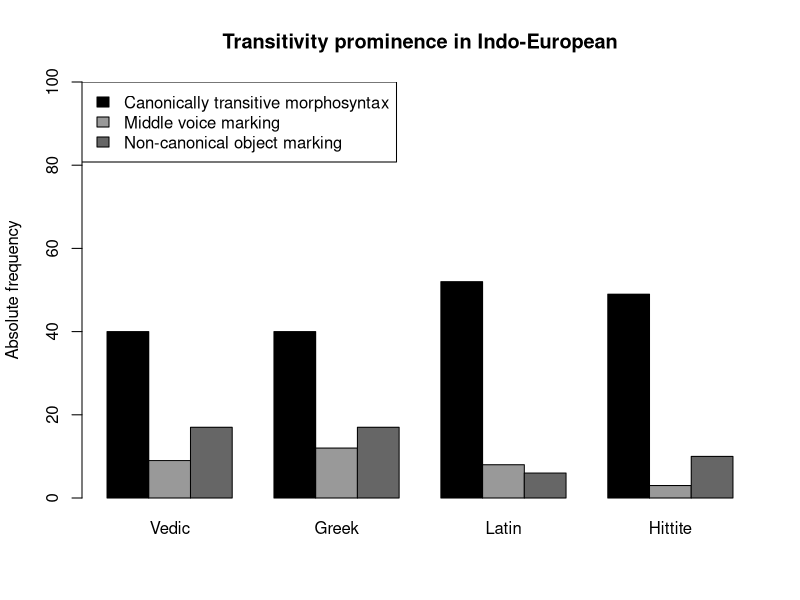
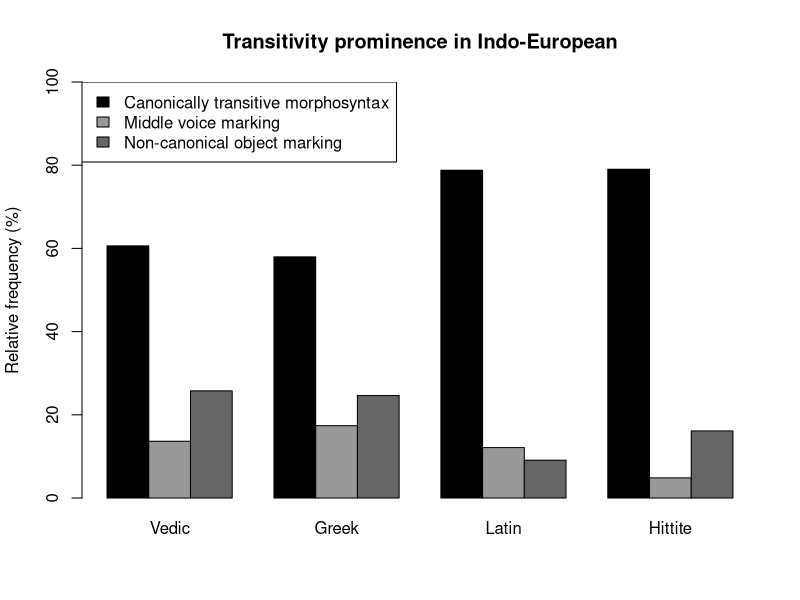
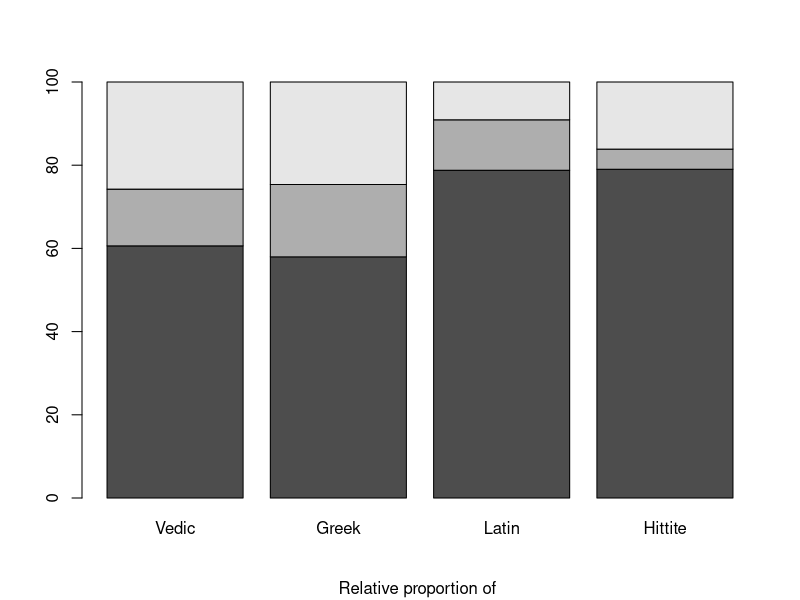

The R script that drew these images, in order:
# Make a matrix of transitivity prominence values based on Haspelmath's (2015) verb list

TransProm <- matrix(c(40, 40, 52, 49, 9, 12, 8, 3, 17, 17, 6, 10), ncol = 4, byrow = TRUE)

# Add colnames and rownames

colnames(TransProm) <- c("Vedic", "Greek", "Latin", "Hittite")
rownames(TransProm) <- c("Canonical verbs", "Middle voice", "Non-canonical object")

# Check matrix

TransProm

#Make barplot

barplot(TransProm, ylim = range(0:100), main = "Transitivity prominence in Indo-European", ylab = "Absolute frequency", col = c("black", "grey60", "grey40"), beside = TRUE)
legend("topleft", fill = c("black","grey60", "grey40"), legend=c("Canonically transitive morphosyntax", "Middle voice marking", "Non-canonical object marking"))

#Make barplot of relative proportions

TransPromProportion <- prop.table(TransProm, 2)*100
TransPromProportion

barplot(TransPromProportion, ylim = range(0:100), main = "Transitivity prominence in Indo-European", ylab = "Relative frequency (%)", col = c("black", "grey60", "grey40"), beside = TRUE)
legend("topleft", fill = c("black","grey60", "grey40"), legend=c("Canonically transitive morphosyntax", "Middle voice marking", "Non-canonical object marking"))

# chisquare test of TransProm

chisq.test(TransProm)

# Get expected values

chisq.test(TransProm)$expected

#Fisher test of observed values
#Canonical verb frames

VedicCanVerbs <- matrix(c(40, 141, 26, 56), ncol = 2, byrow = TRUE)
fisher.test(VedicCanVerbs, alternative = "less")

GreekCanVerbs <- matrix(c(40, 141, 29, 53), ncol = 2, byrow = TRUE)
fisher.test(GreekCanVerbs, alternative = "less")

LatinCanVerbs<- matrix(c(52, 129, 14, 68), ncol = 2, byrow = TRUE)
fisher.test(LatinCanVerbs, alternative = "greater")

HittiteCanVerbs <- matrix(c(49, 132, 13, 69), ncol = 2, byrow = TRUE)
fisher.test(HittiteCanVerbs, alternative = "greater")

#Middle verb forms

VedicMiddleVerbs <- matrix(c(9, 23, 57, 174), ncol = 2, byrow = TRUE)
fisher.test(VedicMiddleVerbs, alternative = "greater")

GreekMiddleVerbs <- matrix(c(12, 20, 57, 174), ncol = 2, byrow = TRUE)
fisher.test(GreekMiddleVerbs, alternative = "greater")

LatinMiddleVerbs <- matrix(c(8, 24, 58, 173), ncol = 2, byrow = TRUE)
fisher.test(LatinMiddleVerbs, alternative = "less")

HittiteMiddleVerbs <- matrix(c(3, 29, 59, 179), ncol = 2, byrow = TRUE)
fisher.test(HittiteMiddleVerbs, alternative = "less")

#Non-canonical objects

VedicNonCanObj <- matrix(c(17, 33, 49, 164), ncol = 2, byrow = TRUE)
fisher.test(VedicNonCanObj, alternative = "greater")

GreekNonCanObj <- matrix(c(17, 33, 52, 161), ncol = 2, byrow = TRUE)
fisher.test(GreekNonCanObj, alternative = "greater")

LatinNonCanObj <- matrix(c(6, 44, 60, 153), ncol = 2, byrow = TRUE)
fisher.test(LatinNonCanObj, alternative = "less")

HittiteNonCanObj <- matrix(c(10, 40, 52, 161), ncol = 2, byrow = TRUE)
fisher.test(HittiteNonCanObj, alternative = "less")

TransPromProportion <- prop.table(TransProm, 2)*100

barplot(TransPromProportion, ylim = range(0:100), sub = "Relative proportion of ")

#Make a matrix of transitivity prominence values based on Creissels' (2018b) verb list


# Make a matrix of transitivity prominence values based on Haspelmath's (2015) verb list

TransProm2 <- matrix(c(14, 14, 15, 19, 7, 7.5, 6, 3.5, 9, 4.5, 12, 5.5), ncol = 4, byrow = TRUE)

# Add colnames and rownames

colnames(TransProm2) <- c("Hittite", "Vedic", "Greek", "Latin")
rownames(TransProm2) <- c("Canonical verbs", "Middle voice", "Non-canonical object")
# Perform chi-squared test

chisq.test(TransProm2)